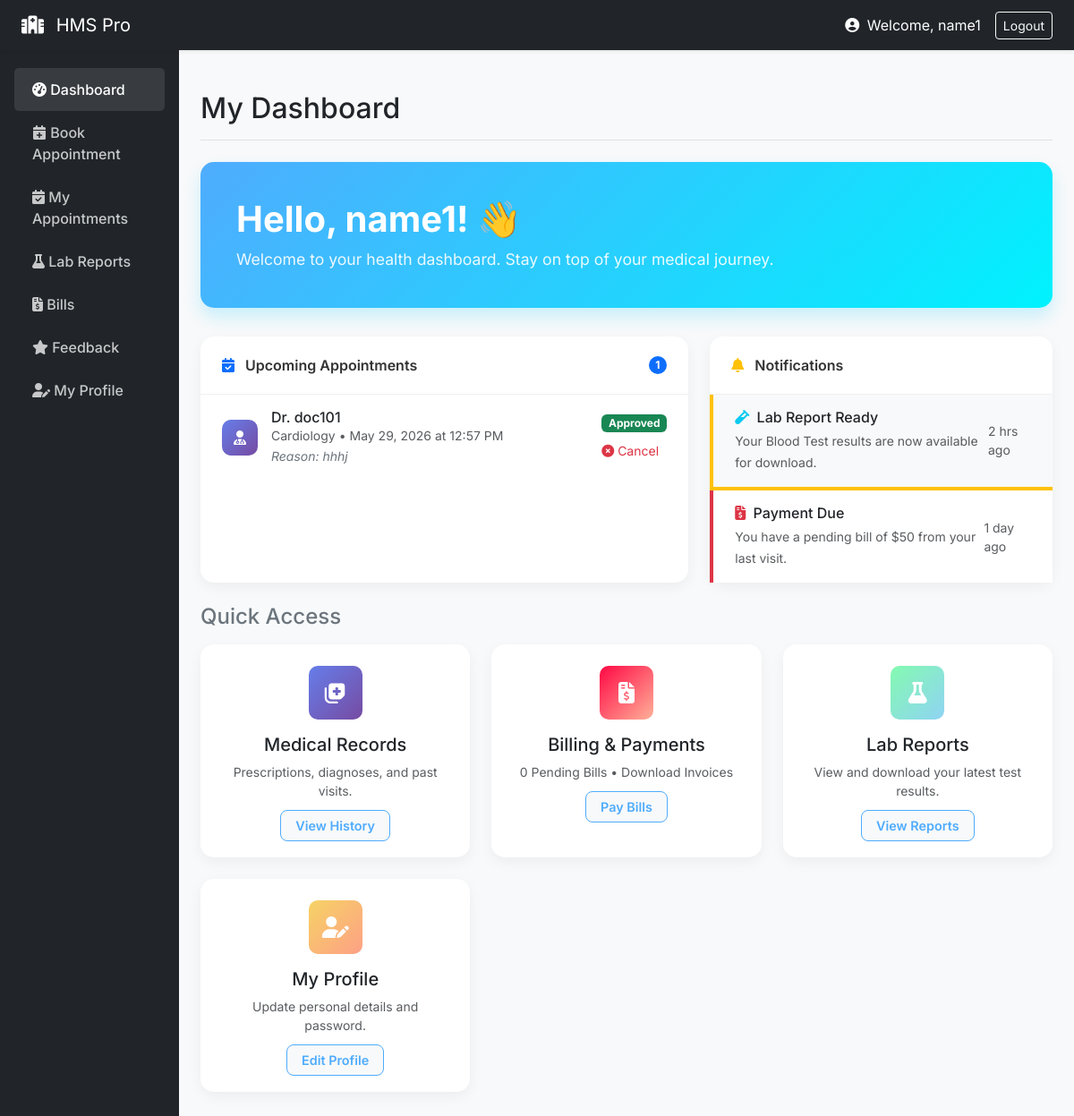
/patient/dashboard (signed in), run on an earlier commit of the app's database.
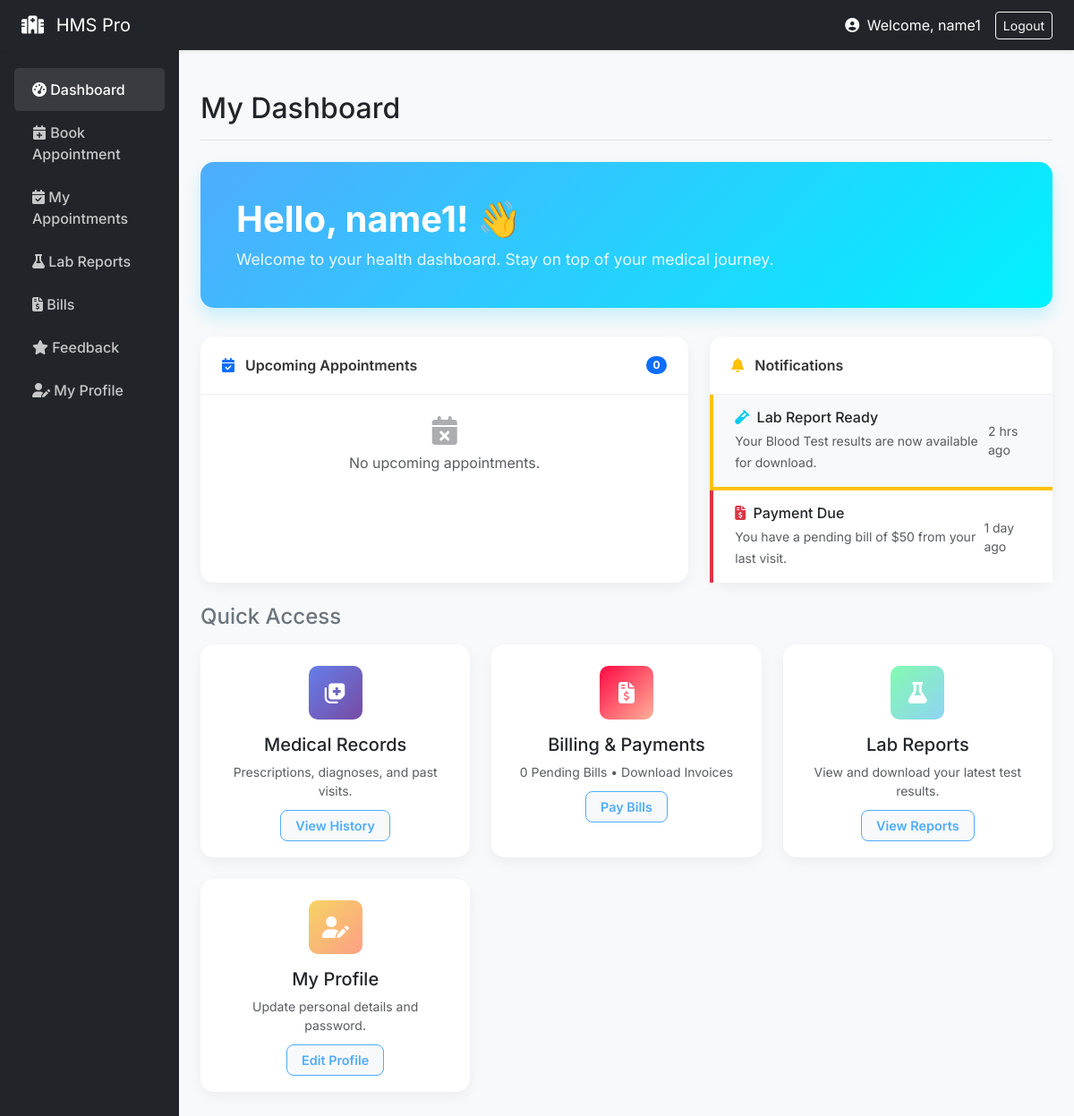
And on a later commit of the database.
### models/__init__.py (models this page shows, shortened)
class Appointment(db.Model):
    id = db.Column(db.Integer, primary_key=True)
    patient_id = db.Column(db.Integer, db.ForeignKey('user.id'))
    doctor_id = db.Column(db.Integer, db.ForeignKey('user.id'))
    department = db.Column(db.String(100))
    hospital_branch = db.Column(db.String(100))
    appointment_type = db.Column(db.String(50))
    date = db.Column(db.Date, nullable=False)
    time = db.Column(db.Time, nullable=False)
    status = db.Column(db.String(20), default='Pending')
    reason = db.Column(db.Text)
    symptoms = db.Column(db.Text)
    created_at = db.Column(db.DateTime, default=datetime.utcnow)
    patient = db.relationship('User', foreign_keys=[patient_id])
    doctor = db.relationship('User', foreign_keys=[doctor_id])

class User(UserMixin, db.Model):
    id = db.Column(db.Integer, primary_key=True)
    email = db.Column(db.String(120), unique=True, nullable=False)
    name = db.Column(db.String(100), nullable=False)
    role = db.Column(db.String(20), nullable=False)
    password_hash = db.Column(db.String(200), nullable=False)
    age = db.Column(db.Integer)
    gender = db.Column(db.String(10))
    staff_role = db.Column(db.String(50))
    department = db.Column(db.String(50))
    staff_id = db.Column(db.String(20))
    created_at = db.Column(db.DateTime, default=datetime.utcnow)

### routes/patient.py (the view)
@patient_bp.route('/dashboard')
def dashboard():
    upcoming_appointments = Appointment.query.filter_by(patient_id=current_user.id, status='Approved').count()
    pending_bills = Invoice.query.filter_by(patient_id=current_user.id, status='Unpaid').count()
    latest_lab_report = LabReport.query.filter_by(patient_id=current_user.id).order_by(LabReport.created_at.desc()).first()
    next_appointments = Appointment.query.filter_by(patient_id=current_user.id).order_by(Appointment.date.asc()).limit(5).all()
    return render_template('patient_dashboard.html',
                           upcoming_appointments=upcoming_appointments,
                           pending_bills=pending_bills,
                           latest_lab_report=latest_lab_report,
                           next_appointments=next_appointments)

### models/__init__.py (called while the page is built)
@login_manager.user_loader
def load_user(user_id):
    return User.query.get(int(user_id))

### routes/patient.py (called while the page is built)
def patient_required(f):
    @wraps(f)
    def decorated_function(*args, **kwargs):
        if current_user.role != 'patient':
            flash('Patient access only', 'danger')
            return redirect(url_for('auth.login'))
        return f(*args, **kwargs)
    return decorated_function

@patient_bp.before_request
@login_required
@patient_required
def before_request():
    pass

### templates/patient_dashboard.html (shortened to what the changed rows need)
{% extends "base.html" %}
{% block page_title %}My Dashboard{% endblock %}
{% block content %}
<div class="welcome-banner">
    <div class="welcome-text">
        <h1>Hello, {{ current_user.name }}! 👋</h1>
    </div>
</div>
<div class="row mb-4">
    <div class="col-lg-7 mb-4 mb-lg-0">
        <div class="dash-card">
            <div class="card-header-custom">
                <span><i class="fas fa-calendar-check text-primary me-2"></i> Upcoming Appointments</span>
                <span class="badge bg-primary rounded-pill">{{ upcoming_appointments }}</span>
            </div>
            <div class="card-body-custom p-0">
                <div class="list-group list-group-flush">
                    {% if next_appointments %}
                        {% for appt in next_appointments %}
                        <div class="list-group-item list-group-item-custom px-4">
                            <div class="icon-box bg-gradient-blue">
                                <i class="fas fa-user-md"></i>
                            </div>
                            <div class="flex-grow-1">
                                <h6 class="mb-0 font-weight-bold">Dr. {{ appt.doctor.name }}</h6>
                                <small class="text-muted d-block">{{ appt.department }} • {{ appt.date.strftime('%b %d, %Y') }} at {{ appt.time.strftime('%I:%M %p') }}</small>
                                {% if appt.reason %}
                                <small class="text-secondary fst-italic">Reason: {{ appt.reason }}</small>
                                {% endif %}
                            </div>
                            <div>
                                <span class="badge bg-{{ 'success' if appt.status == 'Approved' else 'warning' }} mb-2 d-block">{{ appt.status }}</span>
                                <a href="#" class="text-danger small" style="text-decoration: none;"><i class="fas fa-times-circle"></i> Cancel</a>
                            </div>
                        </div>
                        {% endfor %}
                    {% else %}
                        <div class="p-4 text-center text-muted">
                            <i class="fas fa-calendar-times mb-2" style="font-size: 2rem; opacity: 0.5;"></i>
                            <p>No upcoming appointments.</p>
                        </div>
                    {% endif %}
                </div>
            </div>
        </div>
    </div>
</div>
{% endblock %}

What changed in the data, as far as the page shows it:
removed Appointment: doctor.name "doc101", department "Cardiology", date "May 29, 2026", time "12:57 PM", reason "hhhj", status "Approved"
Also different on the page:
{{ upcoming_appointments }}: "1" → "0"
text now shown: "No upcoming appointments."
